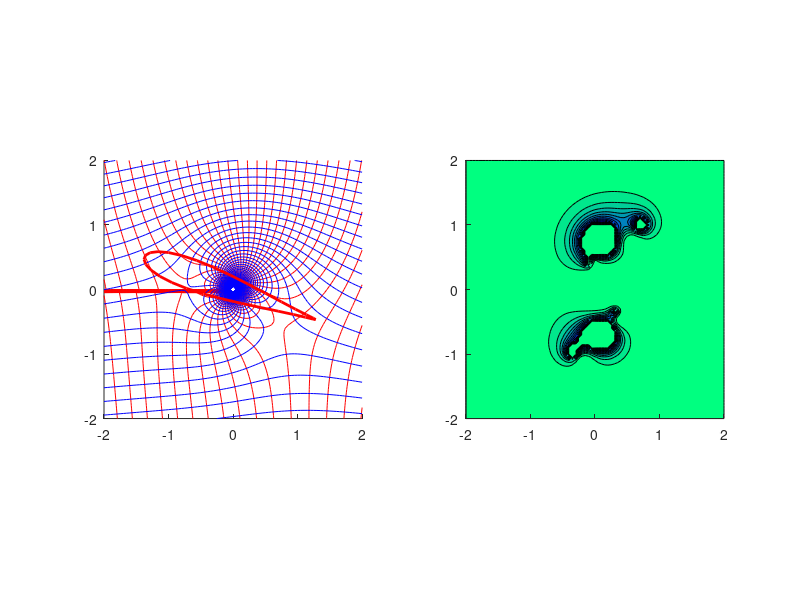

Write MATLAB code to recreate this figure. (Note: this script raises an error after producing the figure.)
function wing_flow_conformal

clear all;close all;
R=0.8;
U=10;
alpha_deg = 20;
alpha = alpha_deg/180*pi;
gamma = -4*pi*R*U*sin(alpha);
rho = 10;
x=-2:0.05:2;
y=-2:0.05:2;
[X,Y] = meshgrid(x,y);
Xi= X +i*Y; 
xi0 = -0.12;
eta0 = 0.52;
Rdash = R*sqrt((1-xi0/R)^2+(eta0/R)^2);
% W = U*(Xi + R^2./Xi*exp(-2*i*alpha));
W = U*(Xi + R^2./Xi*exp(-2*i*alpha)) -i*gamma/(2*pi)*log(Xi);
% Wdash = (R'/R*W + xi0 + R^2./((Rdash/R)*W+xi0))*exp(-i*alpha);
Phi = real(W);
Psi = imag(W);
subplot(1,2,1);
axis equal;
hold on;
contour(X,Y,Phi,100,'LineColor','red');
contour(X,Y,Psi,100,'LineColor','blue');

ncount=1;
drawWing();

%%
subplot(1,2,2);
axis equal;
hold on;
% return;
%not working..........................
z = (R'/R.*Xi + xi0 + R^2./((Rdash/R).*Xi+xi0))*exp(-i*alpha);
w = (U*(exp(-i*alpha)-R^2./(z.^2)*exp(i*alpha))-i*gamma./(2*pi*z))./...
    (Rdash/R-R^2*(Rdash/R).*((Rdash/R)*z+xi0).^2*exp(-2*i*alpha));
WX = real(w);
WY = -imag(w);
% w2 = w.*(abs(w)>8);
% w2X = real(w);
% w2Y = -imag(w);
% vmax =  max(w(w<max(w)));
% [ii,ii] = sort(w);
% vmax = w(ii([2,end-1]));
% vmax = abs(max(w));
% p = 1-(abs(w)/max(abs(vmax)))^2;
thresh = 0.00001
w2 = w.*(abs(w)>thresh*10e+3);
X2 = X.*(abs(w)>thresh*10e+3);
Y2 = Y.*(abs(w)>thresh*10e+3);
p = 1-1/2*rho*abs(w2).^2;
p = p./1e+7;
p(isinf(p))=0;
p = p.*(p>-0.0002);
[cv,ch]=contourf(X2,Y2,p);
% colorbar;
colormap(winter);
set(ch,'edgecolor','none');

ncount=1;
drawWing();


Un=WX./sqrt(WX.^2+WY.^2);
Vn=WY./sqrt(WX.^2+WY.^2);
width=7;
q = quiver(X(1:width:end),Y(1:width:end),Un(1:width:end),Vn(1:width:end));


    function drawWing()
        for theta=linspace(0,2*pi,30)
            cylinder(ncount) = R*exp(i*theta);
            ncount=ncount+1;
        end
        hold on;
        wing = (R'/R*cylinder + xi0 + R^2./((Rdash/R)*cylinder+xi0))*exp(-i*alpha);
        h = plot(wing,'r');
        set(h,'linewidth',2);
    end


end
